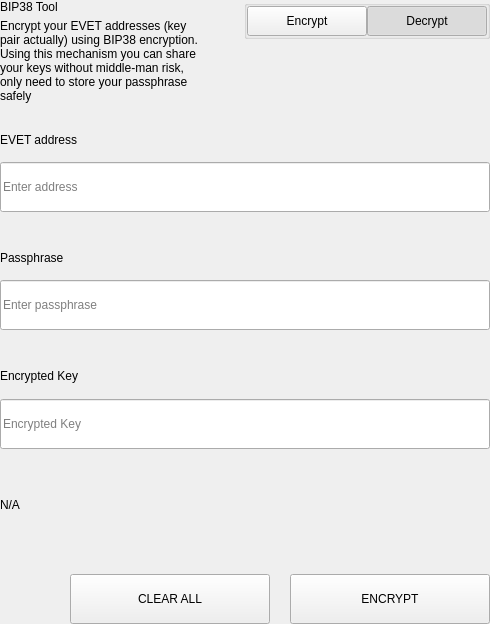
<?xml version="1.0" encoding="UTF-8"?>
<ui version="4.0">
 <class>SettingsBitToolWidget</class>
 <widget class="QWidget" name="SettingsBitToolWidget">
  <property name="geometry">
   <rect>
    <x>0</x>
    <y>0</y>
    <width>490</width>
    <height>624</height>
   </rect>
  </property>
  <property name="windowTitle">
   <string>Form</string>
  </property>
  <layout class="QVBoxLayout" name="verticalLayout">
   <property name="spacing">
    <number>0</number>
   </property>
   <property name="leftMargin">
    <number>0</number>
   </property>
   <property name="topMargin">
    <number>0</number>
   </property>
   <property name="rightMargin">
    <number>0</number>
   </property>
   <property name="bottomMargin">
    <number>0</number>
   </property>
   <item>
    <widget class="QWidget" name="left" native="true">
     <layout class="QVBoxLayout" name="verticalLayout_3">
      <property name="leftMargin">
       <number>0</number>
      </property>
      <property name="topMargin">
       <number>0</number>
      </property>
      <property name="rightMargin">
       <number>0</number>
      </property>
      <property name="bottomMargin">
       <number>0</number>
      </property>
      <item>
       <layout class="QVBoxLayout" name="verticalLayout_2">
        <property name="spacing">
         <number>0</number>
        </property>
        <item>
         <layout class="QHBoxLayout" name="horizontalLayout_3" stretch="3,1">
          <property name="spacing">
           <number>40</number>
          </property>
          <item>
           <layout class="QVBoxLayout" name="verticalLayoutTitle">
            <property name="spacing">
             <number>5</number>
            </property>
            <item>
             <widget class="QLabel" name="labelTitle">
              <property name="text">
               <string>BIP38 Tool</string>
              </property>
             </widget>
            </item>
            <item>
             <widget class="QLabel" name="labelSubtitle1">
              <property name="text">
               <string>Encrypt your EVET addresses (key pair actually) using BIP38 encryption.
Using this mechanism you can share your keys without middle-man risk, only need to store your passphrase safely</string>
              </property>
              <property name="wordWrap">
               <bool>true</bool>
              </property>
             </widget>
            </item>
           </layout>
          </item>
          <item alignment="Qt::AlignTop">
           <widget class="QGroupBox" name="groupBox">
            <property name="title">
             <string/>
            </property>
            <property name="alignment">
             <set>Qt::AlignLeading|Qt::AlignLeft|Qt::AlignTop</set>
            </property>
            <layout class="QHBoxLayout" name="horizontalLayout_4">
             <property name="spacing">
              <number>0</number>
             </property>
             <property name="leftMargin">
              <number>0</number>
             </property>
             <property name="topMargin">
              <number>0</number>
             </property>
             <property name="rightMargin">
              <number>0</number>
             </property>
             <property name="bottomMargin">
              <number>0</number>
             </property>
             <item>
              <spacer name="horizontalSpacer">
               <property name="orientation">
                <enum>Qt::Horizontal</enum>
               </property>
               <property name="sizeHint" stdset="0">
                <size>
                 <width>40</width>
                 <height>20</height>
                </size>
               </property>
              </spacer>
             </item>
             <item>
              <widget class="QPushButton" name="pushLeft">
               <property name="minimumSize">
                <size>
                 <width>120</width>
                 <height>30</height>
                </size>
               </property>
               <property name="maximumSize">
                <size>
                 <width>120</width>
                 <height>30</height>
                </size>
               </property>
               <property name="focusPolicy">
                <enum>Qt::NoFocus</enum>
               </property>
               <property name="text">
                <string>Encrypt</string>
               </property>
               <property name="checkable">
                <bool>true</bool>
               </property>
               <property name="autoExclusive">
                <bool>true</bool>
               </property>
              </widget>
             </item>
             <item>
              <widget class="QPushButton" name="pushRight">
               <property name="minimumSize">
                <size>
                 <width>120</width>
                 <height>30</height>
                </size>
               </property>
               <property name="maximumSize">
                <size>
                 <width>120</width>
                 <height>30</height>
                </size>
               </property>
               <property name="focusPolicy">
                <enum>Qt::NoFocus</enum>
               </property>
               <property name="text">
                <string>Decrypt</string>
               </property>
               <property name="checkable">
                <bool>true</bool>
               </property>
               <property name="checked">
                <bool>true</bool>
               </property>
               <property name="autoExclusive">
                <bool>true</bool>
               </property>
              </widget>
             </item>
            </layout>
           </widget>
          </item>
         </layout>
        </item>
        <item>
         <widget class="QStackedWidget" name="stackedWidget">
          <property name="currentIndex">
           <number>1</number>
          </property>
          <widget class="QWidget" name="pageDecrypt">
           <layout class="QVBoxLayout" name="verticalLayout_5">
            <property name="spacing">
             <number>0</number>
            </property>
            <property name="leftMargin">
             <number>0</number>
            </property>
            <property name="topMargin">
             <number>0</number>
            </property>
            <property name="rightMargin">
             <number>0</number>
            </property>
            <property name="bottomMargin">
             <number>0</number>
            </property>
            <item>
             <widget class="QWidget" name="widget" native="true">
              <property name="minimumSize">
               <size>
                <width>0</width>
                <height>100</height>
               </size>
              </property>
              <layout class="QVBoxLayout" name="verticalLayout_4">
               <property name="spacing">
                <number>0</number>
               </property>
               <property name="leftMargin">
                <number>0</number>
               </property>
               <property name="topMargin">
                <number>0</number>
               </property>
               <property name="rightMargin">
                <number>0</number>
               </property>
               <property name="bottomMargin">
                <number>0</number>
               </property>
               <item>
                <spacer name="verticalSpacer_2">
                 <property name="orientation">
                  <enum>Qt::Vertical</enum>
                 </property>
                 <property name="sizeType">
                  <enum>QSizePolicy::Fixed</enum>
                 </property>
                 <property name="sizeHint" stdset="0">
                  <size>
                   <width>20</width>
                   <height>20</height>
                  </size>
                 </property>
                </spacer>
               </item>
               <item>
                <layout class="QHBoxLayout" name="horizontalLayout_6" stretch="2">
                 <property name="spacing">
                  <number>0</number>
                 </property>
                 <item>
                  <layout class="QVBoxLayout" name="verticalLayout_7">
                   <property name="spacing">
                    <number>9</number>
                   </property>
                   <item>
                    <widget class="QLabel" name="labelSubtitleKey">
                     <property name="minimumSize">
                      <size>
                       <width>0</width>
                       <height>20</height>
                      </size>
                     </property>
                     <property name="maximumSize">
                      <size>
                       <width>16777215</width>
                       <height>20</height>
                      </size>
                     </property>
                     <property name="text">
                      <string>Encrypted key</string>
                     </property>
                    </widget>
                   </item>
                   <item>
                    <widget class="QLineEdit" name="lineEditKey">
                     <property name="minimumSize">
                      <size>
                       <width>0</width>
                       <height>50</height>
                      </size>
                     </property>
                     <property name="maximumSize">
                      <size>
                       <width>16777215</width>
                       <height>50</height>
                      </size>
                     </property>
                     <property name="placeholderText">
                      <string>Enter a encrypted key</string>
                     </property>
                    </widget>
                   </item>
                  </layout>
                 </item>
                </layout>
               </item>
               <item>
                <spacer name="verticalSpacer_3">
                 <property name="orientation">
                  <enum>Qt::Vertical</enum>
                 </property>
                 <property name="sizeType">
                  <enum>QSizePolicy::Fixed</enum>
                 </property>
                 <property name="sizeHint" stdset="0">
                  <size>
                   <width>20</width>
                   <height>20</height>
                  </size>
                 </property>
                </spacer>
               </item>
               <item>
                <layout class="QVBoxLayout" name="verticalLayout_9">
                 <property name="spacing">
                  <number>9</number>
                 </property>
                 <item>
                  <widget class="QLabel" name="labelSubtitlePassphrase">
                   <property name="maximumSize">
                    <size>
                     <width>16777215</width>
                     <height>20</height>
                    </size>
                   </property>
                   <property name="text">
                    <string>Passphrase</string>
                   </property>
                  </widget>
                 </item>
                 <item>
                  <widget class="QLineEdit" name="lineEditPassphrase">
                   <property name="minimumSize">
                    <size>
                     <width>0</width>
                     <height>50</height>
                    </size>
                   </property>
                   <property name="maximumSize">
                    <size>
                     <width>16777215</width>
                     <height>50</height>
                    </size>
                   </property>
                   <property name="placeholderText">
                    <string>Enter a passphrase</string>
                   </property>
                  </widget>
                 </item>
                </layout>
               </item>
               <item>
                <spacer name="verticalSpacer_4">
                 <property name="orientation">
                  <enum>Qt::Vertical</enum>
                 </property>
                 <property name="sizeType">
                  <enum>QSizePolicy::Fixed</enum>
                 </property>
                 <property name="sizeHint" stdset="0">
                  <size>
                   <width>20</width>
                   <height>20</height>
                  </size>
                 </property>
                </spacer>
               </item>
               <item>
                <widget class="QWidget" name="widget_3" native="true">
                 <property name="sizePolicy">
                  <sizepolicy hsizetype="Preferred" vsizetype="Fixed">
                   <horstretch>0</horstretch>
                   <verstretch>0</verstretch>
                  </sizepolicy>
                 </property>
                 <layout class="QVBoxLayout" name="verticalLayout_10">
                  <property name="spacing">
                   <number>9</number>
                  </property>
                  <property name="leftMargin">
                   <number>0</number>
                  </property>
                  <property name="topMargin">
                   <number>0</number>
                  </property>
                  <property name="rightMargin">
                   <number>0</number>
                  </property>
                  <property name="bottomMargin">
                   <number>0</number>
                  </property>
                  <item>
                   <widget class="QLabel" name="labelSubtitleDecryptResult">
                    <property name="minimumSize">
                     <size>
                      <width>0</width>
                      <height>20</height>
                     </size>
                    </property>
                    <property name="maximumSize">
                     <size>
                      <width>16777215</width>
                      <height>20</height>
                     </size>
                    </property>
                    <property name="text">
                     <string>Decrypted address result</string>
                    </property>
                   </widget>
                  </item>
                  <item>
                   <widget class="QWidget" name="widget_4" native="true">
                    <layout class="QHBoxLayout" name="horizontalLayout" stretch="6,0,1">
                     <property name="spacing">
                      <number>0</number>
                     </property>
                     <property name="leftMargin">
                      <number>0</number>
                     </property>
                     <property name="topMargin">
                      <number>0</number>
                     </property>
                     <property name="rightMargin">
                      <number>0</number>
                     </property>
                     <property name="bottomMargin">
                      <number>0</number>
                     </property>
                     <item alignment="Qt::AlignVCenter">
                      <widget class="QLineEdit" name="lineEditDecryptResult">
                       <property name="minimumSize">
                        <size>
                         <width>0</width>
                         <height>50</height>
                        </size>
                       </property>
                       <property name="maximumSize">
                        <size>
                         <width>16777215</width>
                         <height>50</height>
                        </size>
                       </property>
                       <property name="placeholderText">
                        <string>Decrypted Address</string>
                       </property>
                      </widget>
                     </item>
                     <item>
                      <spacer name="horizontalSpacer_4">
                       <property name="orientation">
                        <enum>Qt::Horizontal</enum>
                       </property>
                       <property name="sizeType">
                        <enum>QSizePolicy::Fixed</enum>
                       </property>
                       <property name="sizeHint" stdset="0">
                        <size>
                         <width>20</width>
                         <height>50</height>
                        </size>
                       </property>
                      </spacer>
                     </item>
                     <item>
                      <widget class="QPushButton" name="pushButtonImport">
                       <property name="minimumSize">
                        <size>
                         <width>140</width>
                         <height>40</height>
                        </size>
                       </property>
                       <property name="text">
                        <string>Import Address</string>
                       </property>
                      </widget>
                     </item>
                    </layout>
                   </widget>
                  </item>
                 </layout>
                </widget>
               </item>
               <item>
                <widget class="QLabel" name="statusLabel_DEC">
                 <property name="maximumSize">
                  <size>
                   <width>16777215</width>
                   <height>40</height>
                  </size>
                 </property>
                 <property name="text">
                  <string/>
                 </property>
                </widget>
               </item>
               <item>
                <spacer name="verticalSpacer">
                 <property name="orientation">
                  <enum>Qt::Vertical</enum>
                 </property>
                 <property name="sizeType">
                  <enum>QSizePolicy::Preferred</enum>
                 </property>
                 <property name="sizeHint" stdset="0">
                  <size>
                   <width>20</width>
                   <height>20</height>
                  </size>
                 </property>
                </spacer>
               </item>
               <item>
                <layout class="QHBoxLayout" name="horizontalLayout_7">
                 <property name="spacing">
                  <number>0</number>
                 </property>
                 <item>
                  <spacer name="horizontalSpacer_5">
                   <property name="orientation">
                    <enum>Qt::Horizontal</enum>
                   </property>
                   <property name="sizeType">
                    <enum>QSizePolicy::Expanding</enum>
                   </property>
                   <property name="sizeHint" stdset="0">
                    <size>
                     <width>40</width>
                     <height>20</height>
                    </size>
                   </property>
                  </spacer>
                 </item>
                 <item>
                  <widget class="QPushButton" name="pushButtonDecryptClear">
                   <property name="minimumSize">
                    <size>
                     <width>200</width>
                     <height>50</height>
                    </size>
                   </property>
                   <property name="maximumSize">
                    <size>
                     <width>200</width>
                     <height>50</height>
                    </size>
                   </property>
                   <property name="text">
                    <string>CLEAR</string>
                   </property>
                  </widget>
                 </item>
                 <item>
                  <spacer name="horizontalSpacer_3">
                   <property name="orientation">
                    <enum>Qt::Horizontal</enum>
                   </property>
                   <property name="sizeType">
                    <enum>QSizePolicy::Fixed</enum>
                   </property>
                   <property name="sizeHint" stdset="0">
                    <size>
                     <width>20</width>
                     <height>20</height>
                    </size>
                   </property>
                  </spacer>
                 </item>
                 <item>
                  <widget class="QPushButton" name="pushButtonDecrypt">
                   <property name="minimumSize">
                    <size>
                     <width>200</width>
                     <height>50</height>
                    </size>
                   </property>
                   <property name="maximumSize">
                    <size>
                     <width>200</width>
                     <height>50</height>
                    </size>
                   </property>
                   <property name="text">
                    <string>DECRYPT KEY</string>
                   </property>
                  </widget>
                 </item>
                </layout>
               </item>
              </layout>
             </widget>
            </item>
           </layout>
          </widget>
          <widget class="QWidget" name="pageEncrypt">
           <layout class="QVBoxLayout" name="verticalLayout_11">
            <property name="spacing">
             <number>0</number>
            </property>
            <property name="leftMargin">
             <number>0</number>
            </property>
            <property name="topMargin">
             <number>0</number>
            </property>
            <property name="rightMargin">
             <number>0</number>
            </property>
            <property name="bottomMargin">
             <number>0</number>
            </property>
            <item>
             <spacer name="verticalSpacer_8">
              <property name="orientation">
               <enum>Qt::Vertical</enum>
              </property>
              <property name="sizeType">
               <enum>QSizePolicy::Fixed</enum>
              </property>
              <property name="sizeHint" stdset="0">
               <size>
                <width>20</width>
                <height>20</height>
               </size>
              </property>
             </spacer>
            </item>
            <item>
             <widget class="QWidget" name="containerAddressEnc" native="true">
              <layout class="QVBoxLayout" name="containerAddressEncLayout">
               <property name="spacing">
                <number>5</number>
               </property>
               <property name="leftMargin">
                <number>0</number>
               </property>
               <property name="topMargin">
                <number>0</number>
               </property>
               <property name="rightMargin">
                <number>0</number>
               </property>
               <property name="bottomMargin">
                <number>0</number>
               </property>
               <item>
                <widget class="QLabel" name="labelSubtitleAddress">
                 <property name="minimumSize">
                  <size>
                   <width>0</width>
                   <height>20</height>
                  </size>
                 </property>
                 <property name="maximumSize">
                  <size>
                   <width>16777215</width>
                   <height>20</height>
                  </size>
                 </property>
                 <property name="text">
                  <string>EVET address</string>
                 </property>
                </widget>
               </item>
               <item>
                <widget class="QLineEdit" name="addressIn_ENC">
                 <property name="minimumSize">
                  <size>
                   <width>0</width>
                   <height>50</height>
                  </size>
                 </property>
                 <property name="placeholderText">
                  <string>Enter address</string>
                 </property>
                </widget>
               </item>
              </layout>
             </widget>
            </item>
            <item>
             <spacer name="verticalSpacer_6">
              <property name="orientation">
               <enum>Qt::Vertical</enum>
              </property>
              <property name="sizeType">
               <enum>QSizePolicy::Fixed</enum>
              </property>
              <property name="sizeHint" stdset="0">
               <size>
                <width>20</width>
                <height>20</height>
               </size>
              </property>
             </spacer>
            </item>
            <item>
             <widget class="QWidget" name="containerAddress" native="true">
              <layout class="QHBoxLayout" name="horizontalLayout_9" stretch="2">
               <property name="spacing">
                <number>0</number>
               </property>
               <property name="leftMargin">
                <number>0</number>
               </property>
               <property name="topMargin">
                <number>0</number>
               </property>
               <property name="rightMargin">
                <number>0</number>
               </property>
               <property name="bottomMargin">
                <number>0</number>
               </property>
               <item>
                <layout class="QVBoxLayout" name="verticalLayout_8">
                 <property name="spacing">
                  <number>5</number>
                 </property>
                 <item>
                  <widget class="QLabel" name="labelSubtitleMessage">
                   <property name="minimumSize">
                    <size>
                     <width>0</width>
                     <height>20</height>
                    </size>
                   </property>
                   <property name="maximumSize">
                    <size>
                     <width>16777215</width>
                     <height>20</height>
                    </size>
                   </property>
                   <property name="text">
                    <string>Passphrase</string>
                   </property>
                  </widget>
                 </item>
                 <item>
                  <widget class="QLineEdit" name="passphraseIn_ENC">
                   <property name="minimumSize">
                    <size>
                     <width>0</width>
                     <height>50</height>
                    </size>
                   </property>
                   <property name="maximumSize">
                    <size>
                     <width>16777215</width>
                     <height>50</height>
                    </size>
                   </property>
                   <property name="placeholderText">
                    <string>Enter passphrase</string>
                   </property>
                  </widget>
                 </item>
                </layout>
               </item>
              </layout>
             </widget>
            </item>
            <item>
             <spacer name="verticalSpacer_7">
              <property name="orientation">
               <enum>Qt::Vertical</enum>
              </property>
              <property name="sizeType">
               <enum>QSizePolicy::Fixed</enum>
              </property>
              <property name="sizeHint" stdset="0">
               <size>
                <width>20</width>
                <height>20</height>
               </size>
              </property>
             </spacer>
            </item>
            <item>
             <widget class="QWidget" name="widget_2" native="true">
              <property name="minimumSize">
               <size>
                <width>0</width>
                <height>75</height>
               </size>
              </property>
              <property name="maximumSize">
               <size>
                <width>16777215</width>
                <height>16777215</height>
               </size>
              </property>
              <layout class="QVBoxLayout" name="verticalLayout_6">
               <property name="leftMargin">
                <number>0</number>
               </property>
               <property name="topMargin">
                <number>0</number>
               </property>
               <property name="rightMargin">
                <number>0</number>
               </property>
               <property name="bottomMargin">
                <number>0</number>
               </property>
               <item>
                <widget class="QLabel" name="labelSubtitleEncryptedKey">
                 <property name="minimumSize">
                  <size>
                   <width>0</width>
                   <height>20</height>
                  </size>
                 </property>
                 <property name="maximumSize">
                  <size>
                   <width>16777215</width>
                   <height>20</height>
                  </size>
                 </property>
                 <property name="text">
                  <string>Encrypted Key</string>
                 </property>
                </widget>
               </item>
               <item>
                <widget class="QLineEdit" name="encryptedKeyOut_ENC">
                 <property name="minimumSize">
                  <size>
                   <width>0</width>
                   <height>50</height>
                  </size>
                 </property>
                 <property name="placeholderText">
                  <string>Encrypted Key</string>
                 </property>
                </widget>
               </item>
              </layout>
             </widget>
            </item>
            <item>
             <widget class="QLabel" name="statusLabel_ENC">
              <property name="text">
               <string notr="true">N/A</string>
              </property>
             </widget>
            </item>
            <item>
             <spacer name="verticalSpacer_5">
              <property name="orientation">
               <enum>Qt::Vertical</enum>
              </property>
              <property name="sizeType">
               <enum>QSizePolicy::Fixed</enum>
              </property>
              <property name="sizeHint" stdset="0">
               <size>
                <width>20</width>
                <height>20</height>
               </size>
              </property>
             </spacer>
            </item>
            <item>
             <layout class="QHBoxLayout" name="horizontalLayout_8">
              <property name="spacing">
               <number>0</number>
              </property>
              <item>
               <spacer name="horizontalSpacer_6">
                <property name="orientation">
                 <enum>Qt::Horizontal</enum>
                </property>
                <property name="sizeType">
                 <enum>QSizePolicy::Expanding</enum>
                </property>
                <property name="sizeHint" stdset="0">
                 <size>
                  <width>40</width>
                  <height>20</height>
                 </size>
                </property>
               </spacer>
              </item>
              <item>
               <widget class="QPushButton" name="pushButtonClear">
                <property name="minimumSize">
                 <size>
                  <width>200</width>
                  <height>50</height>
                 </size>
                </property>
                <property name="focusPolicy">
                 <enum>Qt::NoFocus</enum>
                </property>
                <property name="text">
                 <string>CLEAR ALL</string>
                </property>
               </widget>
              </item>
              <item>
               <spacer name="horizontalSpacer_2">
                <property name="orientation">
                 <enum>Qt::Horizontal</enum>
                </property>
                <property name="sizeType">
                 <enum>QSizePolicy::Fixed</enum>
                </property>
                <property name="sizeHint" stdset="0">
                 <size>
                  <width>20</width>
                  <height>20</height>
                 </size>
                </property>
               </spacer>
              </item>
              <item>
               <widget class="QPushButton" name="pushButtonEncrypt">
                <property name="minimumSize">
                 <size>
                  <width>200</width>
                  <height>50</height>
                 </size>
                </property>
                <property name="maximumSize">
                 <size>
                  <width>200</width>
                  <height>50</height>
                 </size>
                </property>
                <property name="focusPolicy">
                 <enum>Qt::NoFocus</enum>
                </property>
                <property name="text">
                 <string>ENCRYPT</string>
                </property>
               </widget>
              </item>
             </layout>
            </item>
           </layout>
          </widget>
         </widget>
        </item>
       </layout>
      </item>
     </layout>
    </widget>
   </item>
  </layout>
 </widget>
 <resources/>
 <connections/>
</ui>
